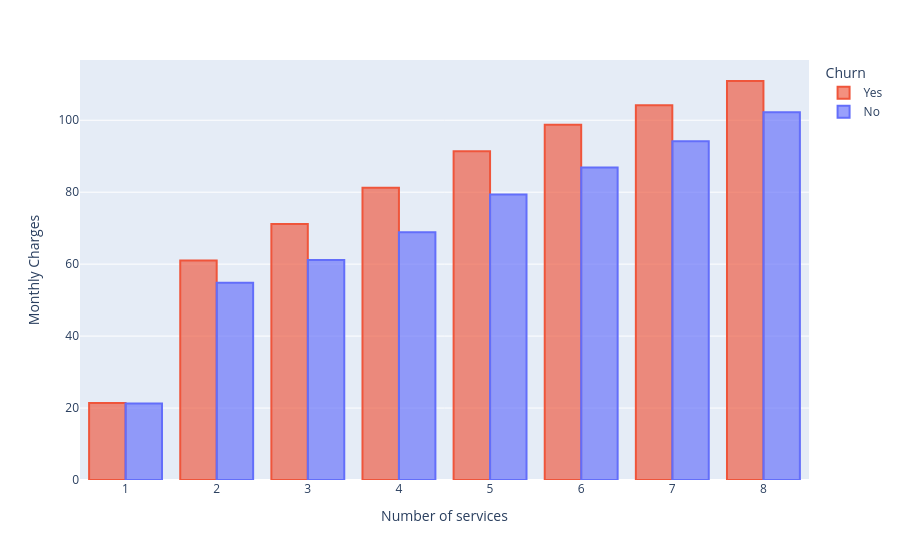

This figure's notebook cell:
### Code cell
fig = px.bar(df5, x="Number of services", y="Monthly Charges",color="Churn", category_orders={"Churn":["Yes","No"]}, barmode="group")
fig.update_traces(textposition='outside')
fig.update_traces(marker_color="rgba(99, 110, 250, 0.65)", marker_line_color="rgb(99, 110, 250)",marker_line_width=2, selector=dict(name='No'))
fig.update_traces(marker_color="rgba(239, 85, 59, 0.65)", marker_line_color="rgb(239, 85, 59)",marker_line_width=2, selector=dict(name='Yes'))
fig.show()

### Figure 1 — Plotly figure (JSON) as saved in the notebook; plotly's stock layout.template omitted (floating-point values rounded to 4 significant figures)
{"data": [{"alignmentgroup": "True", "hovertemplate": "Churn=Yes<br>Number of services=%{x}<br>Monthly Charges=%{y}<extra></extra>", "legendgroup": "Yes", "marker": {"color": "rgba(239, 85, 59, 0.65)", "line": {"color": "rgb(239, 85, 59)", "width": 2}, "pattern": {"shape": ""}}, "name": "Yes", "offsetgroup": "Yes", "orientation": "v", "showlegend": true, "textposition": "outside", "type": "bar", "x": [1, 2, 3, 4, 5, 6, 7, 8], "xaxis": "x", "y": [21.42, 61.05, 71.19, 81.23, 91.39, 98.75, 104.1, 110.9], "yaxis": "y"}, {"alignmentgroup": "True", "hovertemplate": "Churn=No<br>Number of services=%{x}<br>Monthly Charges=%{y}<extra></extra>", "legendgroup": "No", "marker": {"color": "rgba(99, 110, 250, 0.65)", "line": {"color": "rgb(99, 110, 250)", "width": 2}, "pattern": {"shape": ""}}, "name": "No", "offsetgroup": "No", "orientation": "v", "showlegend": true, "textposition": "outside", "type": "bar", "x": [1, 2, 3, 4, 5, 6, 7, 8], "xaxis": "x", "y": [21.25, 54.79, 61.17, 68.88, 79.33, 86.89, 94.18, 102.2], "yaxis": "y"}], "layout": {"barmode": "group", "legend": {"title": {"text": "Churn"}, "tracegroupgap": 0}, "margin": {"t": 60}, "xaxis": {"anchor": "y", "domain": [0, 1], "title": {"text": "Number of services"}}, "yaxis": {"anchor": "x", "domain": [0, 1], "title": {"text": "Monthly Charges"}}}}
